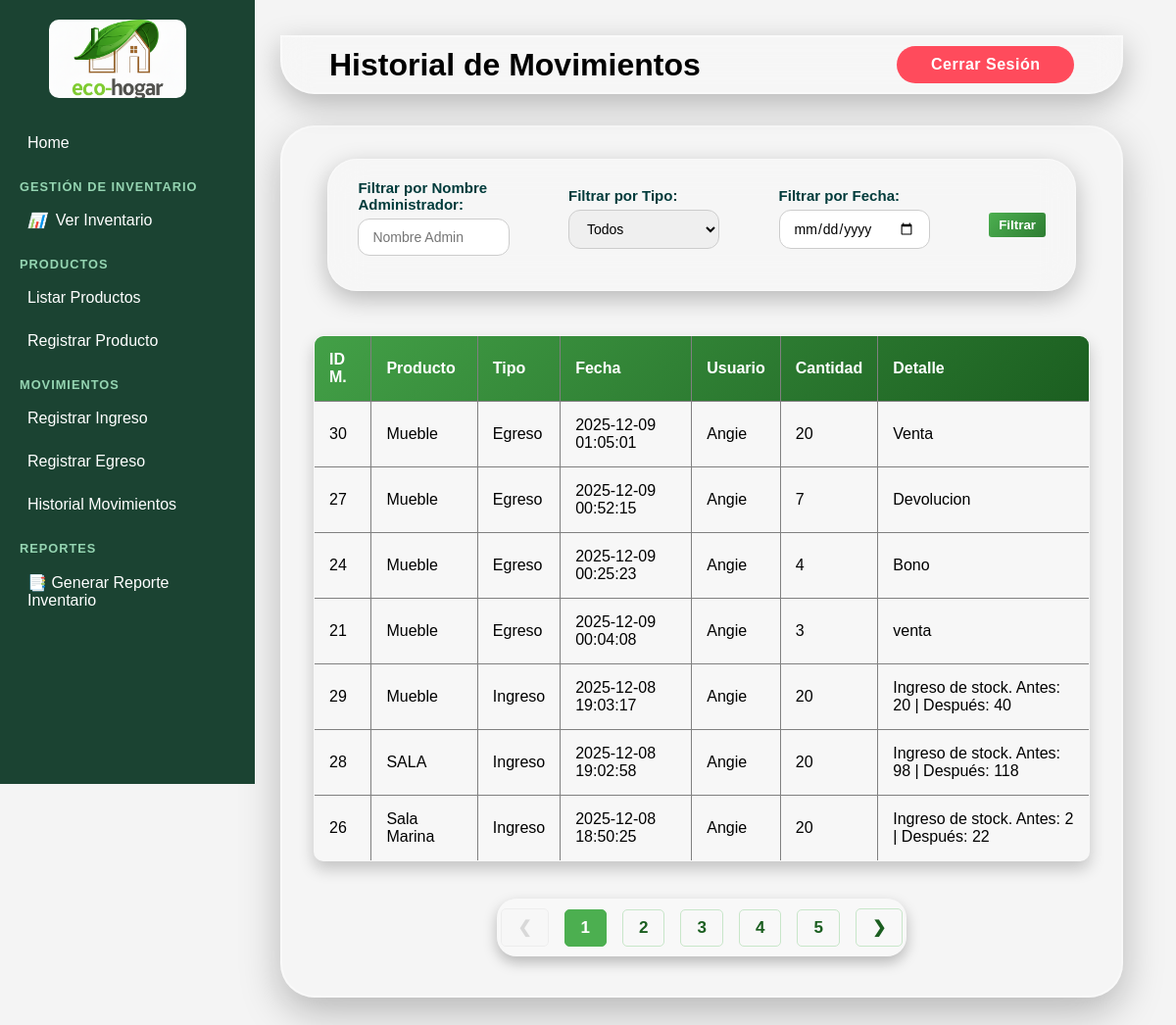
Page /historialMovimientos.php on the committed database.
### tables this page shows
CREATE TABLE `movimientos` (
  `idMov` int(11) NOT NULL,
  `idUsuFK` int(11) NOT NULL,
  `idProFK` int(11) NOT NULL,
  `tipMo` int(11) NOT NULL,
  `cantSto` int(11) NOT NULL,
  `fecMov` datetime NOT NULL,
  `razEgre` text NOT NULL
);

CREATE TABLE `productos` (
  `idPro` int(11) NOT NULL,
  `idCatFK` int(11) NOT NULL,
  `nomPro` varchar(100) NOT NULL,
  `desPro` text NOT NULL,
  `preUni` decimal(10,0) NOT NULL,
  `preVen` decimal(10,0) NOT NULL,
  `FecReg` date NOT NULL,
  `stoAct` int(11) NOT NULL,
  `umbMinSo` int(11) NOT NULL,
  `idEstProEnumFK` int(11) NOT NULL
);

CREATE TABLE `usuarios` (
  `idUsu` int(11) NOT NULL,
  `nomUsu` varchar(50) NOT NULL,
  `email_Usu` varchar(50) NOT NULL,
  `clave` varchar(100) NOT NULL,
  `idRolFK` int(11) NOT NULL
);

### logica/logica-historial.php (called while the page is built, shortened)
<?php
include("conexion/conexion.php");
function getTipoMovimiento($tipo) {
    switch ($tipo) {
        case 1:
            return 'Ingreso';
        case 2:
            return 'Egreso';
    }
}
$whereClauses = [];
$whereSQL = count($whereClauses) > 0 ? " WHERE " . implode(" AND ", $whereClauses) : "";
$filterParams = '';
$porPagina = 7;
$sql_count = "SELECT COUNT(m.idMov) AS total
              FROM movimientos m
              INNER JOIN productos p ON m.idProFK = p.idPro
              INNER JOIN usuarios u ON m.idUsuFK = u.idUsu
              $whereSQL";
$resultado_count = $conexion->query($sql_count);
$totalReg = 0;
if ($resultado_count) {
    $totalReg = $resultado_count->fetch_assoc()['total'];
}
$totalPaginas = ceil($totalReg / $porPagina);
$pagina = isset($_GET['pag']) ? (int)$_GET['pag'] : 1;
$inicio = ($pagina - 1) * $porPagina;
if ($totalReg > 0) {
    $sqlDatos = "SELECT m.idMov, m.fecMov, p.nomPro, m.tipMo, m.cantSto, u.nomUsu, m.razEgre
                 FROM movimientos m
                 INNER JOIN productos p ON m.idProFK = p.idPro
                 INNER JOIN usuarios u ON m.idUsuFK = u.idUsu
                 $whereSQL
                 ORDER BY m.fecMov DESC
                 LIMIT $inicio, $porPagina";
    $resultadoDatos = $conexion->query($sqlDatos);
    if ($resultadoDatos) {
        $sqlHistorial = $resultadoDatos;
    } else {
        error_log("Error en consulta de historial: " . $conexion->error);
    }
}
?>

### historialMovimientos.php (the view, shortened to what this page needs)
<?php
include("logica/logica-historial.php");
?>
<!DOCTYPE html>
<html lang="es">
<head>
</head>
<body>
 <?php include './components/sidebar.php'; ?>
 <main class="content-area">
 <header class="topbar">
  <h1>Historial de Movimientos</h1>
  <form action="login.php" method="POST">
  <button type="button" class="regresarbtn" style="margin-left: 10px;">
                Cerrar Sesión
       </button>
    </form>
  </header>
 <div class="admin-box">
    <form method="GET" action="historialMovimientos.php">
        <div class="historial-filters">
    <div class="filter-group">
     <label for="admin_name">Filtrar por Nombre Administrador:</label><input type="text" id="admin_name" name="admin_name" placeholder="Nombre Admin"value="<?php echo htmlspecialchars($_GET['admin_name'] ?? ''); ?>">
    </div>
    <div class="filter-group">
     <label for="tipo_mov">Filtrar por Tipo:</label>
     <select id="tipo_mov" name="tipo_mov">
      <option value="">Todos</option>
     </select>
    </div>
    <div class="filter-group">
     <label for="filter_date">Filtrar por Fecha:</label>
     <input type="date" id="filter_date" name="filter_date" value="<?php echo htmlspecialchars($_GET['filter_date'] ?? ''); ?>">
    </div>
    <button type="submit" class="btn-filter" style="padding: 5px 10px; background-color: #4CAF50; color: white; border: none; border-radius: 3px; cursor: pointer;">
     Filtrar
    </button>
   </div>
</form>
<div style="display: flex;">
  <table border="1" cellpadding="10" cellspacing="0" style="border-collapse: collapse; width: 100%;">
   <tr style="background: linear-gradient(135deg, #43a047, #1b5e20); color: white; text-align: left;">
    <th>ID M.</th>
    <th>Producto</th>
    <th>Tipo</th>
    <th>Fecha</th>
    <th>Usuario</th>
    <th>Cantidad</th>
    <th>Detalle</th>
   </tr>
   <?php
   if (isset($sqlHistorial) && $sqlHistorial->num_rows > 0) {
    while ($fila = $sqlHistorial->fetch_assoc()) {
   ?>
    <tr>
     <td><?php echo $fila['idMov']; ?></td>
     <td><?php echo $fila['nomPro'] ?? 'N/A'; ?></td>
     <td><?php echo getTipoMovimiento($fila['tipMo']); ?></td>
     <td><?php echo $fila['fecMov']; ?></td>
     <td><?php echo $fila['nomUsu'] ?? 'N/A'; ?></td>
     <td><?php echo $fila['cantSto']; ?></td>
     <td><?php echo $fila['razEgre']; ?></td>
    </tr>
   <?php
    }
   } else {
   ?>
    <tr>
     <td colspan="7" style="text-align: center;">No se encontraron movimientos en el historial.</td>
    </tr>
   <?php
   }
   ?>
  </table>
</div>
  <br><div class="pagination">
   <?php if (isset($pagina) && $pagina > 1): ?>
                    <a href="?pag=<?php echo $pagina - 1; ?><?php echo $filterParams; ?>">&#10094;</a>
   <?php else: ?>
    <span class="disabled">&#10094;</span>
   <?php endif; ?>
   <?php
   if (isset($totalPaginas)) {
    for ($i = 1; $i <= $totalPaginas; $i++):
   ?>
    <?php if ($i == $pagina): ?>
     <span class="active"><?php echo $i; ?></span>
    <?php else: ?>
                         <a href="?pag=<?php echo $i; ?><?php echo $filterParams; ?>"><?php echo $i; ?></a>
    <?php endif; ?>
   <?php
    endfor;
   }
   ?>
   <?php if (isset($pagina, $totalPaginas) && $pagina < $totalPaginas): ?>
                    <a href="?pag=<?php echo $pagina + 1; ?><?php echo $filterParams; ?>">&#10095;</a>
   <?php else: ?>
    <span class="disabled">&#10095;</span>
   <?php endif; ?>
  </div>
 </div>
</body>
</html>

### css/style-verInventario.css (style rules this page uses)
* { margin: 0; padding: 0; box-sizing: border-box; font-family: 'Segoe UI', Tahoma, Geneva, Verdana, sans-serif; }
body { background: linear-gradient(135deg, #00f8b6 0%, #006e93 100%); min-height: 100vh; display: flex; flex-direction: column; align-items: center; padding: 1rem; }
header { background: rgba(255, 255, 255, 0.2); backdrop-filter: blur(15px); width: 98%; max-width: 2000px; min-height: 60px; display: flex; align-items: center; justify-content: space-between; border-radius: 0 0 35px 35px; border: 2px solid rgba(255,255,255,0.4); box-shadow: 0 10px 30px rgba(0,0,0,0.25); padding: 0.5rem 3rem; gap: 2rem; }
.regresarbtn { background: #ff4b5c; border: none; color: white; padding: 10px 35px; border-radius: 25px; cursor: pointer; font-size: 1rem; font-weight: 600; letter-spacing: 0.5px; transition: all 0.3s ease; }
.content-area { margin-left: 250px; padding: 20px; width: calc(100% - 250px); }
.admin-box { width: 98%; max-width: 2000px; min-height: 80vh; width: 98%; max-width: 2000px; min-height: 80vh; margin-top: 2rem; padding: 2rem; display: flex; flex-direction: column; justify-content: flex-start; padding-bottom: 40px; align-items: center; border-radius: 35px; border: 2px solid rgba(255,255,255,0.4); background: rgba(255,255,255,0.1); box-shadow: 0 15px 40px rgba(0,0,0,0.25); }
.filter-group { margin-bottom: 15px; }
.filter-group label { display: block; margin-bottom: 5px; font-weight: bold; }
.filter-group select, .filter-group input { width: 100%; padding: 8px; border: 1px solid #ccc; border-radius: 4px; box-sizing: border-box; }
.historial-filters { display: flex; align-items: center; justify-content: space-between; width: 100%; background: rgba(255, 255, 255, 0.18); backdrop-filter: blur(18px) ; -webkit-backdrop-filter: blur(18px) ; padding: 20px 30px; border-radius: 30px; border: 1px solid rgba(255, 255, 255, 0.35); box-shadow: 0 8px 25px rgba(0, 0, 0, 0.25); margin-bottom: 25px; gap: 40px; }
.filter-group { display: flex; flex-direction: column; width: 22%; }
.filter-group label { font-weight: bold; font-size: 15px; color: #003b3b; margin-bottom: 6px; }
.filter-group input, .filter-group select { width: 100%; padding: 10px 14px; border-radius: 12px; border: 1px solid #ccc; font-size: 14px; outline: none; transition: 0.3s ease; }
.btn-filter { padding: 12px 20px; background: linear-gradient(135deg, #4CAF50, #2e7d32); color: white; border: none; border-radius: 14px; cursor: pointer; font-weight: 600; transition: 0.3s ease; }
table { padding: 80px; width: 100%; border-collapse: collapse; margin-top: 20px; justify-self: top; align-self: flex-start; background: rgba(255, 255, 255, 0.2); border-radius: 10px; overflow: hidden; box-shadow: 0 8px 16px rgba(0,0,0,0.2); }
table th { padding: 15px; }
table td { padding: 15px; }
.pagination { display: flex; align-items: center; gap: 8px; margin-top: 25px; padding: 10px 20px; background: rgba(255,255,255,0.3); border-radius: 20px; box-shadow: 0 6px 14px rgba(0,0,0,0.25); }
.pagination a, .pagination span { padding: 8px 14px; border-radius: 10px; font-size: 17px; font-weight: 600; text-decoration: none; color: #0a2a5a; border: 2px solid #0a2a5a; transition: 0.25s; }
.pagination .active { background: #ff8c22; color: white !important; border-color: #ff8c22; }
.pagination .disabled { opacity: 0.4; pointer-events: none; }
table { padding: 0; width: 100%; }

### css/sidebar.css (style rules this page uses)
* { margin: 0; padding: 0; box-sizing: border-box; font-family: "Poppins", sans-serif; }
body { display: flex; background: #f4f4f4; }

### rows in the picture
movimientos: idMov "30", idProFK.nomPro "Mueble", tipMo "Egreso", fecMov "2025-12-09 01:05:01", idUsuFK.nomUsu "Angie", cantSto "20", razEgre "Venta"
movimientos: idMov "27", idProFK.nomPro "Mueble", tipMo "Egreso", fecMov "2025-12-09 00:52:15", idUsuFK.nomUsu "Angie", cantSto "7", razEgre "Devolucion"
movimientos: idMov "24", idProFK.nomPro "Mueble", tipMo "Egreso", fecMov "2025-12-09 00:25:23", idUsuFK.nomUsu "Angie", cantSto "4", razEgre "Bono"
movimientos: idMov "21", idProFK.nomPro "Mueble", tipMo "Egreso", fecMov "2025-12-09 00:04:08", idUsuFK.nomUsu "Angie", cantSto "3", razEgre "venta"
movimientos: idMov "29", idProFK.nomPro "Mueble", tipMo "Ingreso", fecMov "2025-12-08 19:03:17", idUsuFK.nomUsu "Angie", cantSto "20", razEgre "Ingreso de stock. Antes: 20 | Después: 40"
movimientos: idMov "28", idProFK.nomPro "SALA", tipMo "Ingreso", fecMov "2025-12-08 19:02:58", idUsuFK.nomUsu "Angie", cantSto "20", razEgre "Ingreso de stock. Antes: 98 | Después: 118"
movimientos: idMov "26", idProFK.nomPro "Sala Marina", tipMo "Ingreso", fecMov "2025-12-08 18:50:25", idUsuFK.nomUsu "Angie", cantSto "20", razEgre "Ingreso de stock. Antes: 2 | Después: 22"
